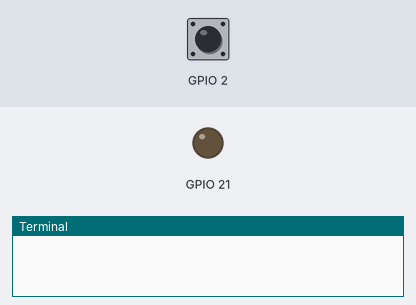
A program run on a simulated Raspberry Pi (BCM pin numbers). Parts: output pins drawn as LEDs (lit = HIGH), the last lines printed to the terminal. Inputs (shaded band) come from the test bench; at power-on: GPIO 2 HIGH.

Above: at 1.2 s.
1.3 s: GPIO 2 pulled LOW for 0.15 s
At 1.9 s:
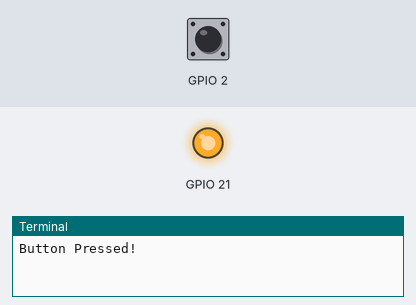
3.8 s: GPIO 2 pulled LOW for 3.2 s
At 9.2 s:
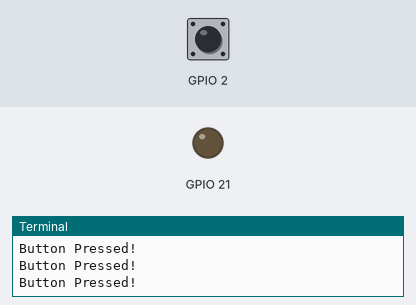
Timing chart, 0 to 10.7 s (numbered marks = the images above; inputs shaded):
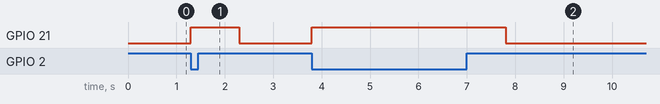

The program:

testbutton.py
```python
#!/usr/bin/python
import RPi.GPIO as GPIO
from time import sleep
GPIO.setmode(GPIO.BCM)

GPIO.setwarnings(False)
GPIO.setup(2, GPIO.IN, pull_up_down=GPIO.PUD_UP)
GPIO.setup(21, GPIO.OUT)
try:
    while True:
        if GPIO.input(2) == GPIO.LOW:
            print "Button Pressed!"
            GPIO.output(21, 1)
            sleep(1)
            GPIO.output(21,0)
except KeyboardInterrupt:
    pass
finally:
    GPIO.cleanup()
```

Measured:
- after the input at 1.3 s, GPIO 21: LOW → HIGH at once, → LOW 1.0 s later
- after the input at 3.8 s, GPIO 21: LOW → HIGH at once, → LOW 4.0 s later
